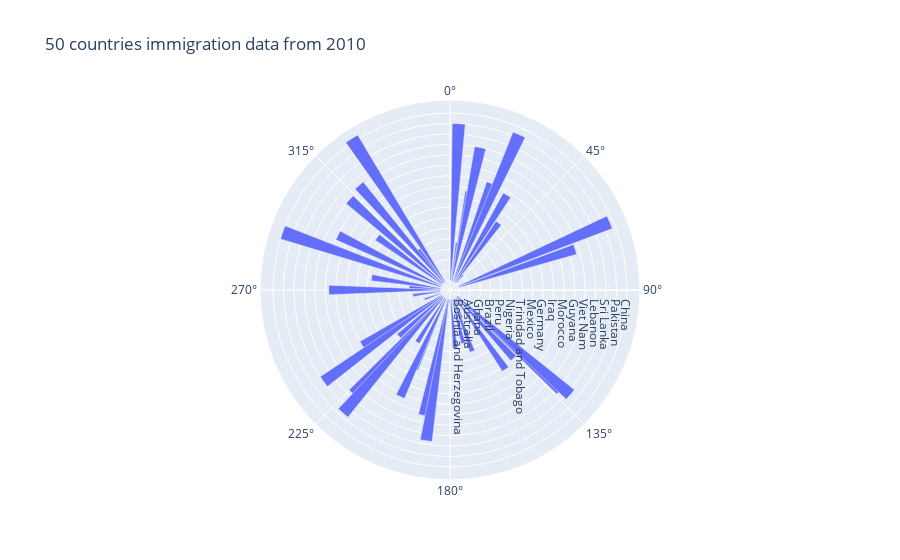

The cell this chart's notebook holds for it:
### Code cell
px.bar_polar(df_2013,r='Country',theta=2013,title ='50 countries immigration data from 2010')

### Figure 1 — Plotly figure (JSON) as saved in the notebook; plotly's stock layout.template omitted (floating-point values rounded to 4 significant figures)
{"data": [{"hovertemplate": "Country=%{r}<br>2013=%{theta}<extra></extra>", "legendgroup": "", "marker": {"color": "#636efa", "pattern": {"shape": ""}}, "name": "", "r": ["Bosnia and Herzegovina", "Italy", "Bulgaria", "Australia", "Malaysia", "Democratic Republic of the Congo", "Ghana", "Netherlands", "Japan", "Brazil", "Syrian Arab Republic", "Turkey", "Peru", "Ethiopia", "Jordan", "Nigeria", "South Africa", "Somalia", "Trinidad and Tobago", "Ukraine", "El Salvador", "Mexico", "Afghanistan", "Russian Federation", "Germany", "Israel", "Algeria", "Iraq", "Bangladesh", "Colombia", "Morocco", "Egypt", "Portugal", "Guyana", "Haiti", "Romania", "Viet Nam", "Jamaica", "France", "Lebanon", "Poland", "Republic of Korea", "Sri Lanka", "Iran (Islamic Republic of)", "United States of America", "Pakistan", "Philippines", "Britain", "China", "India"], "showlegend": false, "subplot": "polar", "theta": [119, 545, 512, 1121, 204, 2050, 517, 395, 982, 1714, 1009, 729, 682, 1606, 1255, 4172, 1240, 2028, 427, 2487, 639, 3996, 2004, 2466, 1217, 1945, 4331, 4918, 3789, 3631, 3261, 4165, 630, 656, 4152, 1512, 2112, 2479, 5623, 2172, 852, 4509, 2394, 11291, 8501, 12603, 29544, 5827, 34129, 33087], "type": "barpolar"}], "layout": {"barmode": "relative", "legend": {"tracegroupgap": 0}, "polar": {"angularaxis": {"direction": "clockwise", "rotation": 90}, "domain": {"x": [0, 1], "y": [0, 1]}}, "title": {"text": "50 countries immigration data from 2010"}}}
